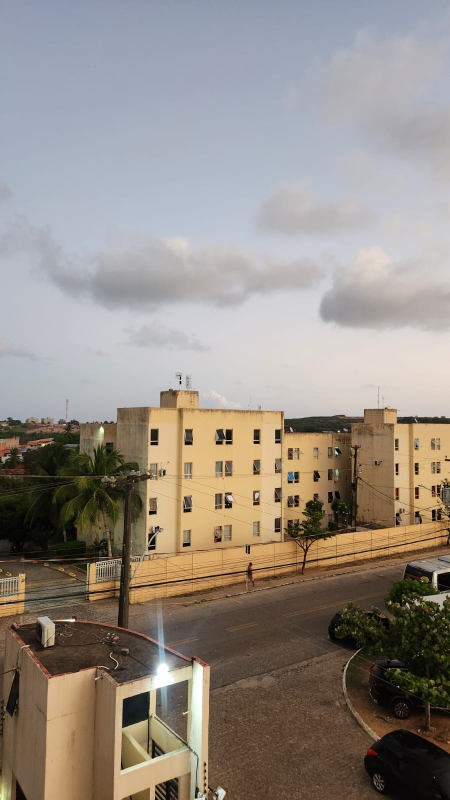
#> input picture img/task02/01.jpeg, 900 x 1600 px, found by its file name (shown at 1/2 size); the run also reads 1 picture not shown here
$ python task02_vc_mestrado.py
#> lines starting #> are read from the running program, lines starting #| are printed output that depends on the picture; after the words box and inside, x2 and y2 are one past the last pixel; in counts of white or black regions, pixels touching at a corner belong together
# -*- coding: utf-8 -*-
"""task02-vc-mestrado.ipynb

Automatically generated by Colab.

Original file is located at
    https://colab.research.google.com/drive/1o2nyrVga_SPJA_PF7RKOs1cxSl-lZtR4
"""

from urllib.request import urlopen
import matplotlib.pyplot as plt
import numpy as np
import cv2 as cv
import urllib
import time
import ssl
import os

# previne ssl problems
ssl._create_default_https_context = ssl._create_unverified_context

#QUESTAO I:

def load_image_from_url(url):
    try:
        with urllib.request.urlopen(url) as response:
            img_array = np.asarray(bytearray(response.read()), dtype=np.uint8)
            return cv.imdecode(img_array, cv.IMREAD_COLOR)
#> returned value is the input picture: shape (1600, 900, 3); mean B, G, R 131.9, 140.1, 148.3
    except Exception as e:
        print(f"Erro no URL {url}: {e}")
        return None

image_urls = [
    "https://raw.githubusercontent.com/Delevati/vc-2024-2/main/img/task02/01.jpeg",
    "https://raw.githubusercontent.com/Delevati/vc-2024-2/main/img/task02/02.jpeg",
    "https://raw.githubusercontent.com/Delevati/vc-2024-2/main/img/task02/03.jpeg",
    "https://raw.githubusercontent.com/Delevati/vc-2024-2/main/img/task02/04.jpeg",
    "https://raw.githubusercontent.com/Delevati/vc-2024-2/main/img/task02/05.jpeg",
    "https://raw.githubusercontent.com/Delevati/vc-2024-2/main/img/task02/06.jpeg"
]

fig, axes = plt.subplots(3, 6, figsize=(20, 15))

# Harris Corner Detector
start_time = time.time()
for idx, url in enumerate(image_urls):
    img = load_image_from_url(url)
    if img is None:
        continue

    gray = cv.cvtColor(img, cv.COLOR_BGR2GRAY)
    gray = np.float32(gray)

    blocksize = 2
    ksize = 7
    k = 0.04
    dst = cv.cornerHarris(gray, blocksize, ksize, k)
    dst = cv.dilate(dst, None)
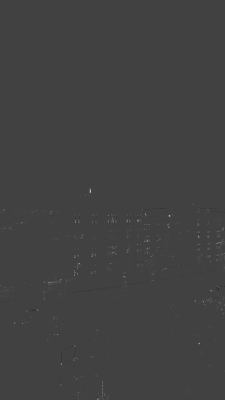
#> dst: shape (1600, 900) float32 (shown at 1/4 size); min -1.11e+11, max 3.21e+11, mean 329472224; drawn with min black and max white

    img[dst > 0.01 * dst.max()] = [0, 0, 255]
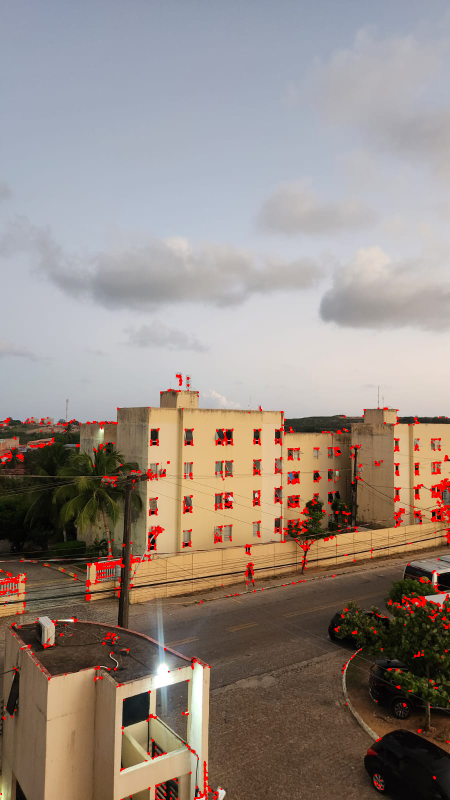
#> img: shape (1600, 900, 3) (shown at 1/2 size); 1.74% of pixels changed, all inside (x1, y1, x2, y2) = (0, 749, 900, 1600)

    axes[0, idx].imshow(cv.cvtColor(img, cv.COLOR_BGR2RGB))
    axes[0, idx].axis('off')
    axes[0, idx].set_title(f'Harris {idx+1}')
harris_time = time.time() - start_time

# Shi-Tomasi Corner Detector
start_time = time.time()
for idx, url in enumerate(image_urls):
    img = load_image_from_url(url)
    if img is None:
        continue

    gray = cv.cvtColor(img, cv.COLOR_BGR2GRAY)

    maxCorners = 100
    qualityLevel = 0.01
    minDistance = 10
    corners = cv.goodFeaturesToTrack(gray, maxCorners, qualityLevel, minDistance)
    corners = np.int_(corners)

    result = img.copy()

    for corner in corners:
        x, y = corner.ravel()
        cv.circle(result, (x, y), 7, [0, 0, 255], -1)
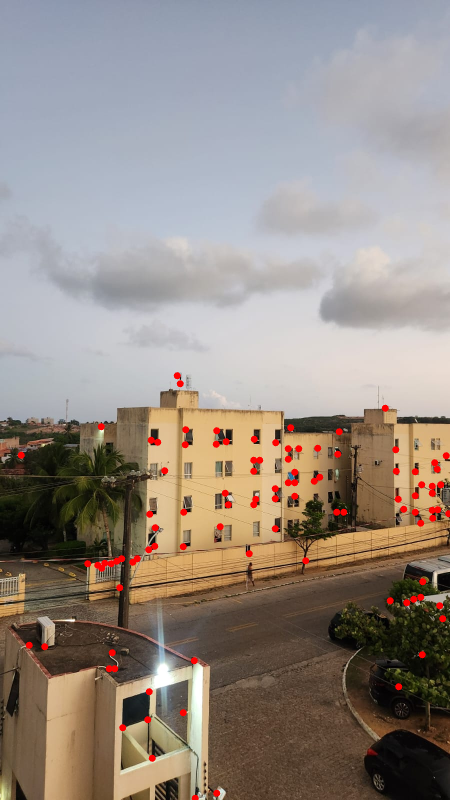
#> result: shape (1600, 900, 3) (shown at 1/2 size); 1.02% of pixels changed, all inside (x1, y1, x2, y2) = (35, 744, 900, 1600)

    axes[1, idx].imshow(cv.cvtColor(result, cv.COLOR_BGR2RGB))
    axes[1, idx].axis('off')
    axes[1, idx].set_title(f'Shi-Tomasi {idx+1}')
shi_tomasi_time = time.time() - start_time

# SIFT Detector
start_time = time.time()
for idx, url in enumerate(image_urls):
    img = load_image_from_url(url)
    if img is None:
        continue

    gray = cv.cvtColor(img, cv.COLOR_BGR2GRAY)

    nfeatures = 0
    nOctaveLayers = 3
    contrastThreshold = 0.04
    edgeThreshold = 10
    sigma = 1.6
    sift = cv.SIFT_create(
        nfeatures=nfeatures,
        nOctaveLayers=nOctaveLayers,
        contrastThreshold=contrastThreshold,
        edgeThreshold=edgeThreshold,
        sigma=sigma
    )

    kp = sift.detect(gray, None)
    result = cv.drawKeypoints(gray, kp, img, flags=cv.DRAW_MATCHES_FLAGS_DRAW_RICH_KEYPOINTS)

    axes[2, idx].imshow(cv.cvtColor(result, cv.COLOR_BGR2RGB))
    axes[2, idx].axis('off')
    axes[2, idx].set_title(f'SIFT {idx+1}')
sift_time = time.time() - start_time

plt.tight_layout()
plt.show()

print(f"Harris execution time: {harris_time:.2f} s")
#| Harris execution time: 2.97 s
print(f"Shi-Tomasi execution time: {shi_tomasi_time:.2f} s")
#| Shi-Tomasi execution time: 1.88 s
print(f"SIFT execution time: {sift_time:.2f} s")
#| SIFT execution time: 3.43 s

"""QUESTÃO I - Análise dos Detectores de Cantos/Features

CornerHarris<br>
O detector de Corner Harris analisa as variações em direção do gradiente pra encontrar quinas, ele gerou bastante keypoints em áreas de cantos e em bordas que tem bastante contraste (janelas principalmente). Principais parâmetros:
- blockSize: tamanho da vizinhança do pixel.
- ksize: tamanho do kernel na derivada Sobel.
- k: parâmetro de ajuste para sensibilidade.

Shi-Tomasi <br>
Também é um detector de cantos, mas se baseia em valores mínimos para selecionar os melhores pontos. No teste, gerou menos features, mas bem distribuídas e para o caso do nosso teste, foram bem úteis para rastreamento espacial e com ótima performance. Principais parâmetros:
- maxCorners: número máximo de cantos.
- qualityLevel: qualidade mínima aceitável.
- minDistance: distância mínima entre as detecções.

SIFT (Scale-Invariant Feature Transform) <br>
Detecta pontos analisando a imagem em múltiplas escalas (diferentes desfoques) via filtro Difference of Gaussians (DoG). Ele detectou features até em superfícies pouco definidas (como nuvens, paredes, centro de objetos), aparente captura detalhes de textura e contraste. Apresentou maior custo computacional dentre os 3. Principais parâmetros:
- nfeatures: limite de features.
- contrastThreshold: filtra cantos de baixo contraste.
- edgeThreshold: controla quão perto de bordas o detector vai atuar.
- sigma: suavização na pirâmide de escalas.

Qual foi o melhor? <br>
O Harris é bom para quinas bem definidas, mas sensível a ruídos em áreas lisas.
O Shi-Tomasi teve bom equilíbrio entre velocidade e distribuição de pontos, ajudando no rastreamento.
O SIFT é robusto a mudanças de escala, mas é o mais lento.
Para este cenário, escolhi o Shi-Tomasi como o melhor compromisso entre desempenho e distribuição de pontos.
"""

# QUESTÃO II:

def load_image_from_url(url):
    try:
        with urllib.request.urlopen(url) as response:
            img_array = np.asarray(bytearray(response.read()), dtype=np.uint8)
            return cv.imdecode(img_array, cv.IMREAD_COLOR)
    except Exception as e:
        print(f"Erro ao carregar URL {url}: {e}")
        return None

image_urls = [
    "https://raw.githubusercontent.com/Delevati/vc-2024-2/main/img/task02/01.jpeg",
    "https://raw.githubusercontent.com/Delevati/vc-2024-2/main/img/task02/02.jpeg",
    "https://raw.githubusercontent.com/Delevati/vc-2024-2/main/img/task02/03.jpeg",
    "https://raw.githubusercontent.com/Delevati/vc-2024-2/main/img/task02/04.jpeg",
    "https://raw.githubusercontent.com/Delevati/vc-2024-2/main/img/task02/05.jpeg",
    "https://raw.githubusercontent.com/Delevati/vc-2024-2/main/img/task02/06.jpeg"
]

fig, axes = plt.subplots(3, 5, figsize=(20, 15))

# Função comum para os descritores
def detect_keypoints(gray):
    maxCorners = 500
    qualityLevel = 0.01
    minDistance = 10
    corners = cv.goodFeaturesToTrack(gray, maxCorners, qualityLevel, minDistance)
    keypoints = [cv.KeyPoint(x=float(x), y=float(y), size=7) for [[x, y]] in corners]
    return keypoints

# SIFT descriptor com detector do Shi-Tomasi
start_time = time.time()
for idx in range(len(image_urls)-1):
    img1 = load_image_from_url(image_urls[idx])
    img2 = load_image_from_url(image_urls[idx+1])

    if img1 is None or img2 is None:
        continue

    gray1, gray2 = cv.cvtColor(img1, cv.COLOR_BGR2GRAY), cv.cvtColor(img2, cv.COLOR_BGR2GRAY)

    # Detector ST
    kp1 = detect_keypoints(gray1)
    kp2 = detect_keypoints(gray2)

    # Descriptor SIFT
    sift = cv.SIFT_create()
    kp1, des1 = sift.compute(gray1, kp1)
    kp2, des2 = sift.compute(gray2, kp2)

    # Matching com FLANN
    if des1 is not None and des2 is not None:
        flann = cv.FlannBasedMatcher(dict(algorithm=1, trees=5), dict(checks=50))
        matches = flann.knnMatch(des1, des2, k=2)

        good_matches = []
        for m, n in matches:
            if m.distance < 0.7 * n.distance:
                good_matches.append(m)

        result = cv.drawMatches(img1, kp1, img2, kp2, good_matches, None)
#> result: shape (1600, 1800, 3)
    else:
        result = np.hstack((img1, img2))

    axes[0, idx].imshow(cv.cvtColor(result, cv.COLOR_BGR2RGB))
    axes[0, idx].set_title(f'SIFT desc. {idx+1}-{idx+2}')
    axes[0, idx].axis('off')

sift_time = time.time() - start_time

# ORB descriptor com Shi-Tomasi detector
start_time = time.time()
for idx in range(len(image_urls)-1):
    img1 = load_image_from_url(image_urls[idx])
    img2 = load_image_from_url(image_urls[idx+1])

    if img1 is None or img2 is None:
        continue

    gray1, gray2 = cv.cvtColor(img1, cv.COLOR_BGR2GRAY), cv.cvtColor(img2, cv.COLOR_BGR2GRAY)

    # Detector ST
    kp1 = detect_keypoints(gray1)
    kp2 = detect_keypoints(gray2)

    # Descriptor ORB
    orb = cv.ORB_create()
    kp1, des1 = orb.compute(gray1, kp1)
    kp2, des2 = orb.compute(gray2, kp2)

    # Matching com BruteForce
    if des1 is not None and des2 is not None:
        bf = cv.BFMatcher(cv.NORM_HAMMING, crossCheck=True)
        matches = bf.match(des1, des2)
        matches = sorted(matches, key=lambda x: x.distance)[:10]

        result = cv.drawMatches(img1, kp1, img2, kp2, matches, None,
                              matchColor=(0, 255, 0),
                              singlePointColor=(255, 0, 0),
                              flags=cv.DrawMatchesFlags_NOT_DRAW_SINGLE_POINTS)
    else:
        result = np.hstack((img1, img2))

    axes[1, idx].imshow(cv.cvtColor(result, cv.COLOR_BGR2RGB))
    axes[1, idx].set_title(f'ORB desc. {idx+1}-{idx+2}')
    axes[1, idx].axis('off')

orb_time = time.time() - start_time

# BRISK descriptor com Shi-Tomasi detector
start_time = time.time()
for idx in range(len(image_urls)-1):
    img1 = load_image_from_url(image_urls[idx])
    img2 = load_image_from_url(image_urls[idx+1])

    gray1, gray2 = cv.cvtColor(img1, cv.COLOR_BGR2GRAY), cv.cvtColor(img2, cv.COLOR_BGR2GRAY)

    # Detector ST
    kp1 = detect_keypoints(gray1)
    kp2 = detect_keypoints(gray2)

    # Descriptor BRISK
    brisk = cv.BRISK_create()
    kp1, des1 = brisk.compute(gray1, kp1)
    kp2, des2 = brisk.compute(gray2, kp2)

    # Matching com BruteForce
    if des1 is not None and des2 is not None:
        bf = cv.BFMatcher(cv.NORM_HAMMING, crossCheck=True)
        matches = bf.match(des1, des2)
        matches = sorted(matches, key=lambda x: x.distance)[:50]

        result = cv.drawMatches(img1, kp1, img2, kp2, matches, None,
                              matchColor=(0, 255, 0),
                              singlePointColor=(255, 0, 0),
                              flags=cv.DrawMatchesFlags_NOT_DRAW_SINGLE_POINTS)
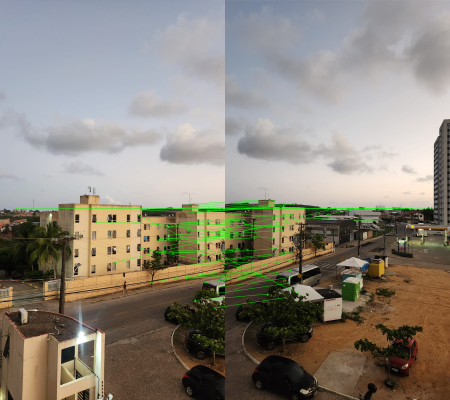
#> result: shape (1600, 1800, 3) (shown at 1/4 size); mean B, G, R 122.6, 133.4, 140
    else:
        result = np.hstack((img1, img2))

    axes[2, idx].imshow(cv.cvtColor(result, cv.COLOR_BGR2RGB))
    axes[2, idx].set_title(f'BRISK desc. {idx+1}-{idx+2}')
    axes[2, idx].axis('off')

brisk_time = time.time() - start_time

print(f"SIFT descriptor time: {sift_time:.2f} s")
#| SIFT descriptor time: 2.93 s
print(f"ORB descriptor time: {orb_time:.2f} s")
#| ORB descriptor time: 1.78 s
print(f"BRISK descriptor time: {brisk_time:.2f} s")
#| BRISK descriptor time: 1.88 s

plt.tight_layout()
plt.show()
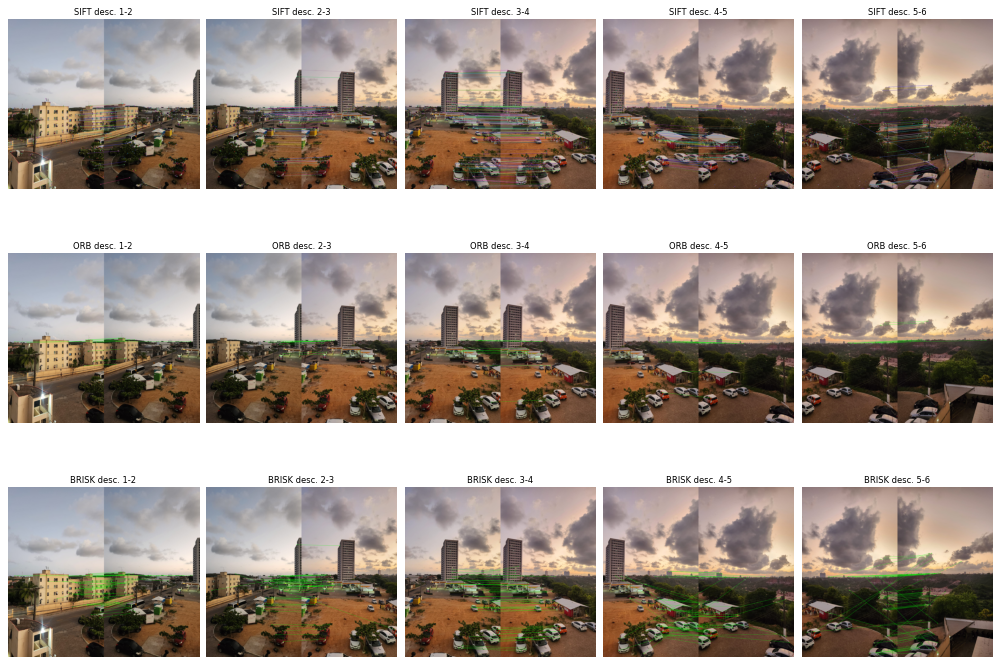
#> figure drawn by matplotlib, 15 panels

"""QUESTÃO II:<br>
Utilizei o método Shi-Tomasi como detector para encontrar os pontos de interesse (features/keypoints) em todas as imagens. Posterior, aproveito esses mesmos pontos localizados e aplico cada um dos descritores (escolhidos por mim, exceto pelo SIFT que foi pedido no enunciado da questão):

- SIFT: Baseia-se em gradientes para gerar descritores em float (em 128 dimensões). Normalmente por ser em foat é mais preciso e também "resistente" a mudanças de escala. No matching, usei o FLANN para lidar com essas dimensões.

- ORB: Embora dê para utilizar ORB combinado com FAST (detector) e com o BRIEF (descritor), aqui aproveitei apenas a função do descritor. Ele gera vetores binários, são bem mais leves e rápidos para comparar.

- BRISK: Também binário, mas funciona a partir de um padrão circular que aparentemente capta informações de vizinhança. Não foi tão rápido quanto o ORB e aqui usamos o BFMatcher porque ele lida bem com dados binários.
"""

# QUESTÃO III:

def load_image_from_url(url):
      resp = urlopen(url)
      image = np.asarray(bytearray(resp.read()), dtype="uint8")
      image = cv.imdecode(image, cv.IMREAD_COLOR)
      return image

labels_directory = [
    "https://raw.githubusercontent.com/Delevati/vc-2024-2/main/img/task02/rotulos/vitorianas.jpeg",
    "https://raw.githubusercontent.com/Delevati/vc-2024-2/main/img/task02/rotulos/abcmurders.jpeg",
    "https://raw.githubusercontent.com/Delevati/vc-2024-2/main/img/task02/rotulos/lapisdecor.jpeg",
    "https://raw.githubusercontent.com/Delevati/vc-2024-2/main/img/task02/rotulos/cereal.jpg",
    "https://raw.githubusercontent.com/Delevati/vc-2024-2/main/img/task02/rotulos/maizena.jpg",
    "https://raw.githubusercontent.com/Delevati/vc-2024-2/main/img/task02/rotulos/minancora.jpeg",
    "https://raw.githubusercontent.com/Delevati/vc-2024-2/main/img/task02/rotulos/pastadentes.png",
    "https://raw.githubusercontent.com/Delevati/vc-2024-2/main/img/task02/rotulos/qt-oreilly.jpg",
    "https://raw.githubusercontent.com/Delevati/vc-2024-2/main/img/task02/rotulos/fundamentos-prog.jpeg",
    "https://raw.githubusercontent.com/Delevati/vc-2024-2/main/img/task02/rotulos/witcher.png"
        ]

find_folder = [
    "https://raw.githubusercontent.com/Delevati/vc-2024-2/main/img/task02/rotulos/find/01.jpg",
    "https://raw.githubusercontent.com/Delevati/vc-2024-2/main/img/task02/rotulos/find/02.jpg",
    "https://raw.githubusercontent.com/Delevati/vc-2024-2/main/img/task02/rotulos/find/03.jpg",
    "https://raw.githubusercontent.com/Delevati/vc-2024-2/main/img/task02/rotulos/find/04.jpg",
    "https://raw.githubusercontent.com/Delevati/vc-2024-2/main/img/task02/rotulos/find/05.jpg"
    ]

def find_multiple_labels(labels_urls, product_image, confidence_threshold=0.1, max_results=5):
#> called with confidence_threshold = 0.5, max_results = 3
    start_time = time.time()
    max_dimension = 600

    if isinstance(product_image, str):
        if product_image.startswith('http'):
            product_img = load_image_from_url(product_image)
        else:
            product_img = cv.imread(product_image)
    else:
        product_img = product_image
        return []

    # Preprocess da imagem do produto
    gray_product = cv.cvtColor(product_img, cv.COLOR_BGR2GRAY)
    gray_product = cv.GaussianBlur(gray_product, (3, 3), 0)
    clahe = cv.createCLAHE(clipLimit=2.0, tileGridSize=(8, 8))
    gray_eq = clahe.apply(gray_product)
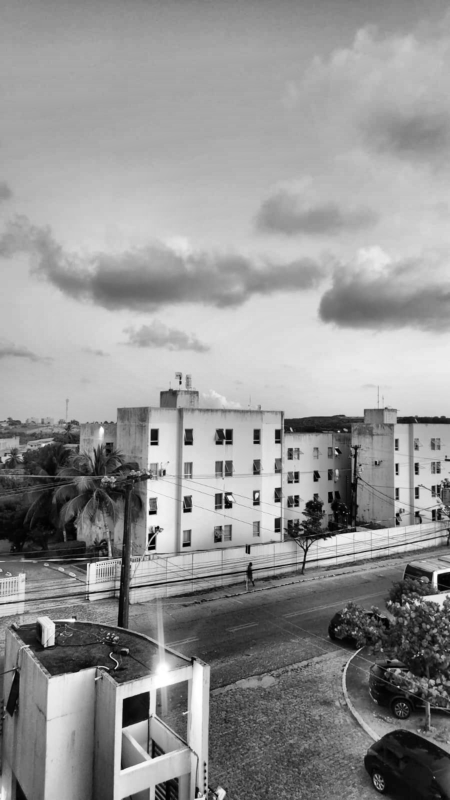
#> gray_eq: shape (1600, 900) (shown at 1/2 size); min 1, max 255, mean 147.7
    sharpening_kernel = np.array([[0, -1, 0],
                                  [-1, 5, -1],
                                  [0, -1, 0]])
    gray_sharp = cv.filter2D(gray_eq, -1, sharpening_kernel)

    # SIFT - Detecta e descreve as features
    sift = cv.SIFT_create()
    product_keypoints, product_descriptors = sift.detectAndCompute(gray_sharp, None)

    detected_labels = []
    for label_url in labels_urls:
        label_name = os.path.splitext(os.path.basename(label_url))[0]

        if label_url.startswith('http'):
            label_img = load_image_from_url(label_url)
        else:
            label_img = cv.imread(label_url)

        if label_img is None:
            continue

        # Resize
        if max(label_img.shape[:2]) > max_dimension:
            scale = max_dimension / max(label_img.shape[:2])
            label_img = cv.resize(label_img, None, fx=scale, fy=scale)

        # Preprocess do rótulo
        gray_label = cv.cvtColor(label_img, cv.COLOR_BGR2GRAY)
        gray_label = cv.GaussianBlur(gray_label, (3, 3), 0)
        gray_label_eq = clahe.apply(gray_label)
        gray_label_sharp = cv.filter2D(gray_label_eq, -1, sharpening_kernel)

        # SIFT no rótulo
        label_keypoints, label_descriptors = sift.detectAndCompute(gray_label_sharp, None)
        if not label_keypoints or len(label_keypoints) < 4:
            continue

        # Matching
        matcher = cv.FlannBasedMatcher(dict(algorithm=1, trees=5), dict(checks=150))
        matches = matcher.knnMatch(label_descriptors, product_descriptors, k=2)
        good_matches = [m for m, n in matches if m.distance < 0.85 * n.distance]
        if len(good_matches) < 4:
            continue

        src_pts = np.float32([label_keypoints[m.queryIdx].pt for m in good_matches]).reshape(-1, 1, 2)
        dst_pts = np.float32([product_keypoints[m.trainIdx].pt for m in good_matches]).reshape(-1, 1, 2)
        H, mask = cv.findHomography(src_pts, dst_pts, cv.RANSAC, 10.0)
        if H is None or mask is None:
            continue

        inliers = [good_matches[i] for i in range(len(good_matches)) if mask[i] == 1]
        if len(inliers) < 4:
            continue

        # Homografia
        det = H[0,0] * H[1,1] - H[0,1] * H[1,0]
        if det <= 0.00001:
            continue

        scale_x = np.sqrt(H[0,0]**2 + H[1,0]**2)
        scale_y = np.sqrt(H[0,1]**2 + H[1,1]**2)
        ratio = scale_x / scale_y
        if not (0.2 < ratio < 5):
            continue

        confidence = len(inliers) / min(len(label_keypoints), 100)
        if confidence < confidence_threshold:
            continue

        h_label, w_label = label_img.shape[:2]
        corners = np.float32([[0, 0], [0, h_label-1],
                              [w_label-1, h_label-1], [w_label-1, 0]]).reshape(-1, 1, 2)
        transformed_corners = cv.perspectiveTransform(corners, H)
        rect = cv.minAreaRect(np.int32(transformed_corners))

        detected_labels.append({
            'name': label_name,
            'confidence': confidence,
            'homography': H,
            'corners': transformed_corners,
            'center': rect[0],
            'area': rect[1][0] * rect[1][1],
            'image': label_img
        })

    # Ordenar e limitar
    detected_labels.sort(key=lambda x: x['confidence'], reverse=True)
    detected_labels = detected_labels[:max_results]

    # Cores para diferenciar os rotulos
    colors = [(255,0,0),(0,255,0),(0,0,255),(255,255,0),
              (255,0,255),(0,255,255),(128,0,255),(255,128,0)]

    # Clonar draw das bounding boxes
    annotated_img = product_img.copy()
    for i, det in enumerate(detected_labels):
        color = colors[i % len(colors)]
        poly = np.int32(det['corners'])
        cv.polylines(annotated_img, [poly], True, color, 5)
        cx, cy = map(int, det['center'])
        cv.putText(
            annotated_img,
            f"{det['name']} ({det['confidence']:.2f})",
            (cx, cy),
            cv.FONT_HERSHEY_SIMPLEX, 0.8, color, 2
        )

    # Plot da imagem principal + rótulos ao lado
    fig = plt.figure(figsize=(14, 8))
    ax1 = fig.add_subplot(1, 2, 1)
    if isinstance(product_image, str):
        title = os.path.basename(product_image)
    else:
        title = "Imagem de Produto"
    ax1.set_title(f"Rótulos Detectados ({len(detected_labels)}) - {title}")
    ax1.imshow(cv.cvtColor(annotated_img, cv.COLOR_BGR2RGB))
    ax1.axis('off')

    # Subplot 2: miniaturas dos rótulos
    if detected_labels:
        combined_height = sum(img['image'].shape[0] for img in detected_labels)
        max_width = max(img['image'].shape[1] for img in detected_labels)
        labels_canvas = np.zeros((combined_height, max_width, 3), dtype=np.uint8)

        y_offset = 0
        for i, det in enumerate(detected_labels):
            label_img = det['image']
            h_l, w_l = label_img.shape[:2]
            colorscale = colors[i % len(colors)]

            labels_canvas[y_offset:y_offset+h_l, 0:w_l] = label_img

            # Draw bounding
            cv.rectangle(labels_canvas, (0, y_offset), (w_l-1, y_offset+h_l-1), colorscale, 5)

            y_offset += h_l

        ax2 = fig.add_subplot(1, 2, 2)
        ax2.imshow(cv.cvtColor(labels_canvas, cv.COLOR_BGR2RGB))
        ax2.axis('off')

    plt.tight_layout()
    plt.show()

    print(f"Tempo total: {time.time() - start_time:.2f} s\n")
    return detected_labels

def process_find_images(labels_urls, find_urls, confidence_threshold, max_results):
    print(f"{len(labels_urls)} rótulos")
    print(f"{len(find_urls)} iamgens")

    all_results = {}
    for img_url in find_urls:
        results = find_multiple_labels(labels_urls, img_url, confidence_threshold, max_results)
        if results:
            all_results[img_url] = results

    return all_results

# Executar o processamento
#> (the run stopped early here; a loop or call above may not have finished)
